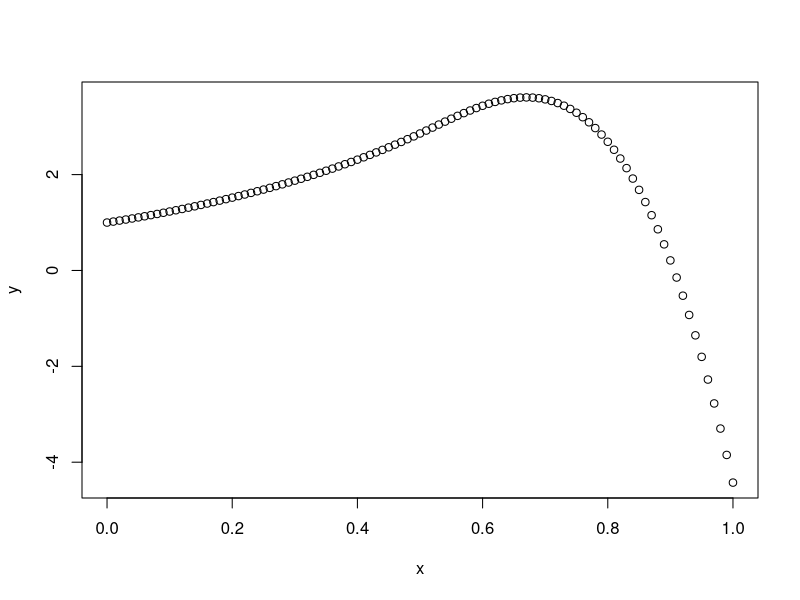
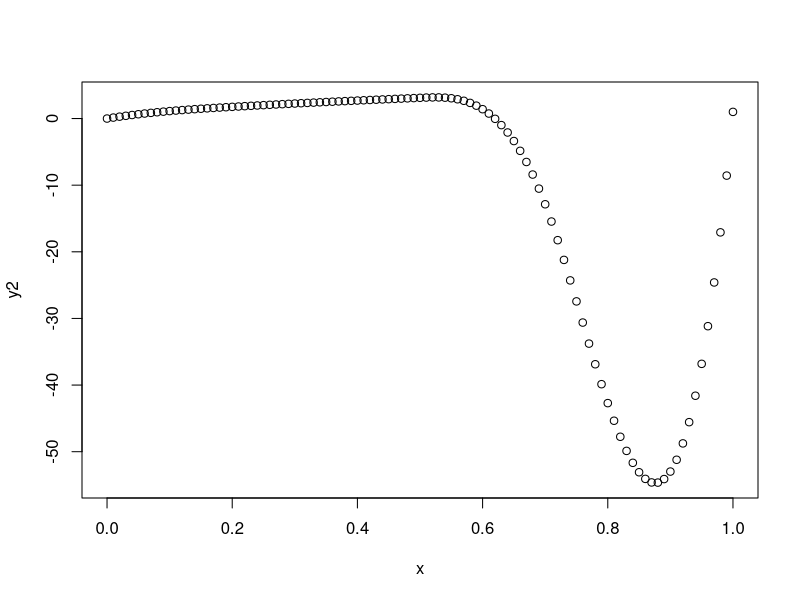

Write R code to recreate these figures, in order.
library(data.table)
library(ggplot2)

k <- c(.2, .5, .7)
x <- seq(0,1,.01)

#' Cubic spline
#' X
#' X^2
#' (X-a)^3+
#' (X-b)^3+
#' (X-c)^3+

spline <- function(x, k){
  X <- matrix(0, ncol=length(k)+3, nrow=length(x))
  X[, 1] <- 1
  X[, 2] <- x
  X[, 3] <- x^2
  for(i in 1:length(k)){
    a <- k[i]
    X[, 3+i] <- ifelse(x < a, 0, (x-a)^3)
  }
  return(X)
}

design <- spline(x, k)
b <- c(1, 2, 3, 4, -100, 1)

y <- as.matrix(design) %*% b

X <- splines::bs(x, knots=k)

y2 <- X %*% b

plot(x, y)
plot(x, y2)
